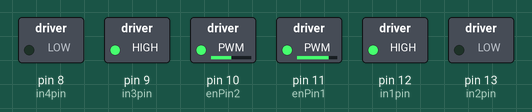
Recording of a sketch running on a simulated Arduino Uno, built with avr-gcc and run on an emulated ATmega328P. Shown: switched loads named in the sketch (green lamp = pin HIGH).

Above: at 0.1 s.
Timing chart, 0 to 1.6 s (numbered marks = the images above):
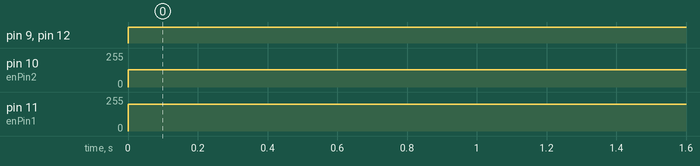

Measured:
- by itself, pin 9 (in3pin), pin 12 (in1pin): LOW → HIGH at 0.00 s
- by itself, pin 10 (enPin2): 0/255 → 128/255 at 0.00 s
- by itself, pin 11 (enPin1): 0/255 → 200/255 at 0.00 s

The sketch:

robot_kit_move_forward.ino
```cpp
// h bridge pins
const int enPin1 = 11; const int in1pin = 12; const int in2pin = LED_BUILTIN;
const int enPin2 = 10; const int in3pin =  9; const int in4pin =  8;

const int backTime = 2000;

void setup()
{
  for (int i = 8; i < 14; i++)
    pinMode(i, OUTPUT);
}

boolean stopMe = false, turnMe = false;
int fu = 0;

void loop()
{
  if (!stopMe && !turnMe)
  {
    runMotor(1, 1, 6000, 200);
    turnMe = true;
  }
  if (turnMe && !stopMe)
  {
    runMotor(-1, 1, 3000, 128);
    fu++;
  }
  if (fu >= 3)
  {
    stopMe = true;
    runMotor(0, 0, 0, 0);
  }
}

void runMotor(int left, int right, int dur, int speed)
{
  switch (left)
  {
    case 1:
      analogWrite(enPin1, speed);
      digitalWrite(in1pin, HIGH);
      digitalWrite(in2pin, LOW);
      break;
  }
  switch (right)
  {
    case 1:
      // save the last time you blinked the LED
      analogWrite(enPin2, speed);
      digitalWrite(in3pin, HIGH);
      digitalWrite(in4pin, LOW);
      break;
  }
  //delay(dur);
}
```
